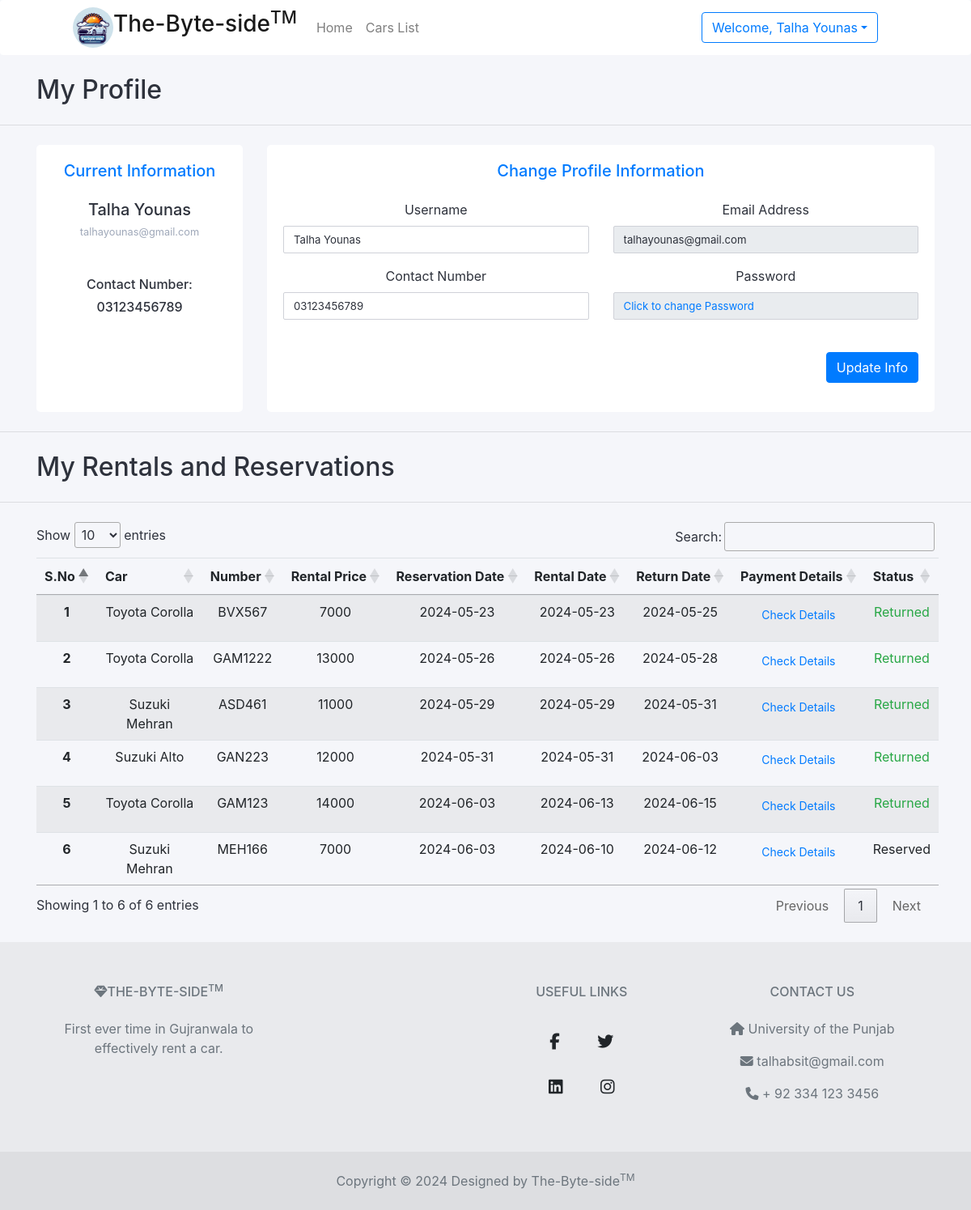
The page /updateprofile.php (signed in) on the database its author committed.
### tables this page shows
CREATE TABLE `tblusers` (
  `user_id` int(11) NOT NULL,
  `username` varchar(20) NOT NULL,
  `user_email` varchar(50) NOT NULL,
  `user_contact` varchar(20) NOT NULL,
  `user_password` varchar(255) NOT NULL
);

CREATE TABLE `tblrental` (
  `rental_id` int(11) NOT NULL,
  `user_id` int(11) NOT NULL,
  `car_id` int(11) NOT NULL,
  `total_rental_price` int(11) NOT NULL,
  `reservation_date` date NOT NULL,
  `rental_date` date NOT NULL,
  `return_date` date NOT NULL,
  `payment_details` text NOT NULL,
  `rental_status` int(11) NOT NULL
);

CREATE TABLE `tblcar` (
  `car_id` int(11) NOT NULL,
  `model` varchar(255) NOT NULL,
  `number` varchar(20) NOT NULL,
  `category_id` int(11) NOT NULL,
  `owner_id` int(11) NOT NULL,
  `location_id` int(11) NOT NULL,
  `details` varchar(255) NOT NULL,
  `rental_price` int(11) NOT NULL,
  `image` varchar(255) NOT NULL,
  `status` int(11) NOT NULL
);

### updateprofile.php (the view, shortened to what this page needs)
<?php
include '_dbconnect.php';
?>
<!doctype html>
<html lang="en">
  <head>
    <link rel="stylesheet" href="https://cdnjs.cloudflare.com/ajax/libs/font-awesome/6.5.1/css/all.min.css"
 />
    <link rel="stylesheet" href="https://stackpath.bootstrapcdn.com/bootstrap/4.4.1/css/bootstrap.min.css"
>
    <link rel="stylesheet" href="https://cdn.datatables.net/1.10.20/css/jquery.dataTables.min.css">
    <link rel="stylesheet" href="assets/update.css">
  </head>
  <body class="text-center">
  <?php include '_nav.php' ?>
  <div style="text-align: left !important;" class="container my-4">
    <h2>My Profile</h2>
  </div>
  <hr>
  <?php
$currentuser = $_SESSION["userid"];
$sql = "SELECT * FROM `tblusers`
where `user_id` = '$currentuser'";
$result = mysqli_query($conn, $sql);
while($row = mysqli_fetch_assoc($result)){
?>
<div class="container py-2">
        <div class="row gutters">
            <div class="col-xl-3 col-lg-3 col-md-12 col-sm-12 col-12">
              <div class="card h-100">
                <div class="card-body">
                  <div class="account-settings">
                  <h5 class="text-primary">Current Information</h5>
                    <div class="user-profile my-4">
                      <h5 class="user-name"><?php echo $row['username'];?></h5>
                      <h6 class="user-email"><?php echo $row['user_email'];?></h6>
                    </div>
                    <div class="about">
                      <h6 class="user-name">Contact Number:</h6>
                      <h6 class="user-email"><?php echo $row['user_contact'];?></h6>
                    </div>
                  </div>
                </div>
              </div>
            </div>
                  <div class="col-xl-9 col-lg-9 col-md-12 col-sm-12 col-12">
                    <div class="card h-100">
                      <div class="card-body">
                      <form action="updateprofile.php" method="POST">
                      <h5 class="mb-2 text-primary">Change Profile Information</h6>
                        <div class="row gutters my-4">
                          <div class="col-xl-6 col-lg-6 col-md-6 col-sm-6 col-12">
                            <div class="form-group">
                              <label for="fullName">Username</label>
                              <input type="text" class="form-control" id="username" name="username" value="<?php echo $row['username'];?>" required>
                            </div>
                          </div>
                          <div class="col-xl-6 col-lg-6 col-md-6 col-sm-6 col-12">
                            <div class="form-group">
                              <label for="eMail">Email Address</label>
                              <input type="email" class="form-control" id="email" value="<?php echo $row['user_email'];?>" readonly>
                            </div>
                          </div>
                          <div class="col-xl-6 col-lg-6 col-md-6 col-sm-6 col-12">
                            <div class="form-group">
                              <label for="phone">Contact Number</label>
                              <input type="text" class="form-control" id="phone" name="phone" value="<?php echo $row['user_contact'];?>" maxlength="11" pattern="[0-9]*" title="Please enter numeric characters only" required>
                            </div>
                          </div>
                          <div class="col-xl-6 col-lg-6 col-md-6 col-sm-6 col-12">
                            <div class="form-group">
                              <label for="website">Password</label>
                              <a href="changepassword.php"><input type="text" class="form-control text-primary" id="pass" value="Click to change Password" readonly></a>
                            </div>
                          </div>
                        </div>
                        <div class="row gutters">
                          <div class="col-xl-12 col-lg-12 col-md-12 col-sm-12 col-12">
                            <div class="text-right">
                              <button type="submit" id="submit" class="btn btn-primary">Update Info</button>
                            </div>
                          </div>
                        </div>
                        </form>
                      </div>
                    </div>
                  </div>
        </div>
</div>
<?php } ?>
<hr>
<div style="text-align: left !important;" class="container my-4">
    <h2>My Rentals and Reservations</h2>
  </div>
  <hr>
  <div class="container my-4">
    <table class="table table-striped table-sm" id="myTable">
      <thead>
        <tr>
          <th scope="col">S.No</th>
          <th scope="col">Car</th>
          <th scope="col">Number</th>
          <th scope="col">Rental Price</th>
          <th scope="col">Reservation Date</th>
          <th scope="col">Rental Date</th>
          <th scope="col">Return Date</th>
          <th scope="col">Payment Details</th>
          <th scope="col">Status</th>
        </tr>
      </thead>
      <tbody>
        <?php
         function status_name($x, $idd){
            if($x == 1)
            return "Reserved";
            else if($x == 2)
            return "Rented";
            else if($x == 3)
            return "<p class='text-success'>Returned</p>";
          }
          $currentuser = $_SESSION['userid'];
          $sql = "SELECT * FROM `tblrental`
          LEFT JOIN `tblusers` ON `tblrental`.`user_id` = `tblusers`.`user_id`
          LEFT JOIN `tblcar` ON `tblrental`.`car_id` = `tblcar`.`car_id`
          WHERE `tblrental`.`user_id` = '$currentuser' ";
          $result = mysqli_query($conn, $sql);
          $sno = 0;
          while($row = mysqli_fetch_assoc($result)){
            $sno = $sno + 1;
            $data_id = $row['rental_id'];
            echo "<tr>
            <th scope='row'>". $sno . "</th>
            <td id='".$row['car_id']."'>". $row['model'] . "</td>
            <td>". $row['number'] . "</td>
            <td>". $row['total_rental_price'] . "</td>
            <td class='dates'>". $row['reservation_date'] . "</td>
            <td class='dates'>". $row['rental_date'] . "</td>
            <td class='dates'>". $row['return_date'] . "</td>
            <td> <button class='detailview btn btn-sm btn-link' id=".$data_id.">Check Details</button> </td>
            <td class='desc'>". $row['payment_details'] . "</td>
            <td id='".$row['rental_status']."'>". status_name($row['rental_status'],$data_id) . "</td>
          </tr>";
        }
          ?>
      </tbody>
    </table>
  </div>
<?php include '_footer.php'; ?>
  </body>
</html>

### _nav.php (shortened to what this page needs)
<nav style="padding-left: 90px; padding-right: 90px; background-color: #fff;" class="navbar navbar-expand-lg navbar-light rounded">
    <img style="width: 50px; border-radius: 50px;" src="/crms/img/OIG2.jpeg" alt="">
    <a class="navbar-brand" href="index.php"><h3>The-Byte-side<sup>TM</sup></h3></a>
    <div class="collapse navbar-collapse" id="navbarsExample09">
      <ul class="navbar-nav mr-auto">
        <li class="nav-item">
          <a class="nav-link" href="index.php">Home</a>
        </li>
        <li class="nav-item">
          <a class="nav-link" href="carslist.php">Cars List</a>
        </li>
      </ul>
      <?php
if(isset($_SESSION['loggedin'])){
          echo '      <div class="btn-group">
          <button style="margin-right: 25px;" type="button"
          class="btn btn-outline-primary dropdown-toggle" data-toggle="dropdown" aria-haspopup="true" aria-expanded="false">
          Welcome, ' .$_SESSION['username']
          .'</button>
          <div class="dropdown-menu">
            <a class="dropdown-item" href="updateprofile.php">Update Profile</a>
            <a class="dropdown-item" href="changepassword.php">Change Password</a>
            <div class="dropdown-divider"></div>
            <a class="dropdown-item text-danger" href="_logout.php">Logout</a>
          </div>
        </div> ';
}
else{
         echo '      <a href="signup.php" style="width: 100px;margin-right: 25px;" class="btn btn-outline-primary my-2 my-sm-0" >Sign Up</a>
         <a href="login.php" style="width: 100px;margin-right: 25px;" class="btn btn-primary my-2 my-sm-0">Login</a>';
}
?>
    </div>
  </nav>

### _footer.php
<footer style="background-color: rgba(0, 0, 0, 0.05);" class="text-center text-lg-start bg-body-tertiary text-muted">
  <section class="py-1">
    <div class="container text-center text-md-start mt-5">
      <div class="row mt-3">
        <div class="col-md-3 col-lg-4 col-xl-3 mx-auto mb-4">
          <h6 class="text-uppercase fw-bold mb-4">
            <i class="fas fa-gem me-3"></i>The-Byte-side<sup>TM</sup>
          </h6>
          <p>
          First ever time in Gujranwala to effectively rent a car.
          </p>
        </div>
        <div class="col-md-3 col-lg-2 col-xl-2 mx-auto mb-4">
        </div>
        <div class="col-md-2 col-lg-2 col-xl-2 mx-auto mb-4">
        <h6 class="text-uppercase fw-bold mb-4">
            Useful links
          </h6>
          <section class="mb-4">
      <a
        data-mdb-ripple-init
        class="btn btn-link btn-floating btn-lg text-body m-1"
        href="https://www.facebook.com" target="_blank"
        role="button"
        data-mdb-ripple-color="dark"
        ><i class="fab fa-facebook-f"></i
      ></a>
      <a
        data-mdb-ripple-init
        class="btn btn-link btn-floating btn-lg text-body m-1"
        href="https://www.twitter.com" target="_blank"
        role="button"
        data-mdb-ripple-color="dark"
        ><i class="fab fa-twitter"></i
      ></a>
      <a
        data-mdb-ripple-init
        class="btn btn-link btn-floating btn-lg text-body m-1"
        href="https://www.linkedin.com" target="_blank"
        role="button"
        data-mdb-ripple-color="dark"
        ><i class="fab fa-linkedin"></i
      ></a>
      <a
        data-mdb-ripple-init
        class="btn btn-link btn-floating btn-lg text-body m-1"
        href="https://www.instagram.com" target="_blank"
        role="button"
        data-mdb-ripple-color="dark"
        ><i class="fab fa-instagram"></i
      ></a>
    </section>
        </div>
        <div class="col-md-4 col-lg-3 col-xl-3 mx-auto mb-md-0 mb-4">
          <h6 class="text-uppercase fw-bold mb-4">Contact Us</h6>
          <p><i class="fas fa-home me-3"></i> University of the Punjab</p>
          <p>
            <i class="fas fa-envelope me-3"></i>
            talhabsit@gmail.com
          </p>
          <p><i class="fas fa-phone me-3"></i> + 92 334 123 3456</p>
        </div>
      </div>
    </div>
  </section>
  <div class="text-center p-4" style="background-color: rgba(0, 0, 0, 0.05);">
    <a class="text-reset fw-bold">Copyright &copy; 2024 Designed by The-Byte-side<sup>TM</sup></a>
  </div>
</footer>

### assets/update.css (style rules this page uses)
body { margin: 0; color: #2e323c; background: #f5f6fa; position: relative; height: 100%; }
.account-settings .user-profile { margin: 0 0 1rem 0; padding-bottom: 1rem; text-align: center; }
.account-settings .user-profile h5.user-name { margin: 0 0 0.5rem 0; }
.account-settings .user-profile h6.user-email { margin: 0; font-size: 0.8rem; font-weight: 400; color: #9fa8b9; }
.account-settings .about { margin: 2rem 0 0 0; text-align: center; }
.form-control { border: 1px solid #cfd1d8; -webkit-border-radius: 2px; -moz-border-radius: 2px; border-radius: 2px; font-size: .825rem; background: #ffffff; color: #2e323c; }
.card { background: #ffffff; -webkit-border-radius: 5px; -moz-border-radius: 5px; border-radius: 5px; border: 0; margin-bottom: 1rem; }

### rows shown on the page
tblusers: username "Talha Younas", user_email "talhayounas@gmail.com", user_contact "03123456789", phone "03123456789"
tblrental: car.model "Toyota Corolla", car.number "BVX567", total_rental_price "7000", reservation_date "2024-05-23", rental_date "2024-05-23", return_date "2024-05-25", rental_status "Returned"
tblrental: car.model "Toyota Corolla", car.number "GAM1222", total_rental_price "13000", reservation_date "2024-05-26", rental_date "2024-05-26", return_date "2024-05-28", rental_status "Returned"
tblrental: car.model "Suzuki Mehran", car.number "ASD461", total_rental_price "11000", reservation_date "2024-05-29", rental_date "2024-05-29", return_date "2024-05-31", rental_status "Returned"
tblrental: car.model "Suzuki Alto", car.number "GAN223", total_rental_price "12000", reservation_date "2024-05-31", rental_date "2024-05-31", return_date "2024-06-03", rental_status "Returned"
tblrental: car.model "Toyota Corolla", car.number "GAM123", total_rental_price "14000", reservation_date "2024-06-03", rental_date "2024-06-13", return_date "2024-06-15", rental_status "Returned"
tblrental: car.model "Suzuki Mehran", car.number "MEH166", total_rental_price "7000", reservation_date "2024-06-03", rental_date "2024-06-10", return_date "2024-06-12", status_name($row['rental_status'],$data_id) "Reserved"

### other values the page prints
$_SESSION['username'] "Talha Younas"
